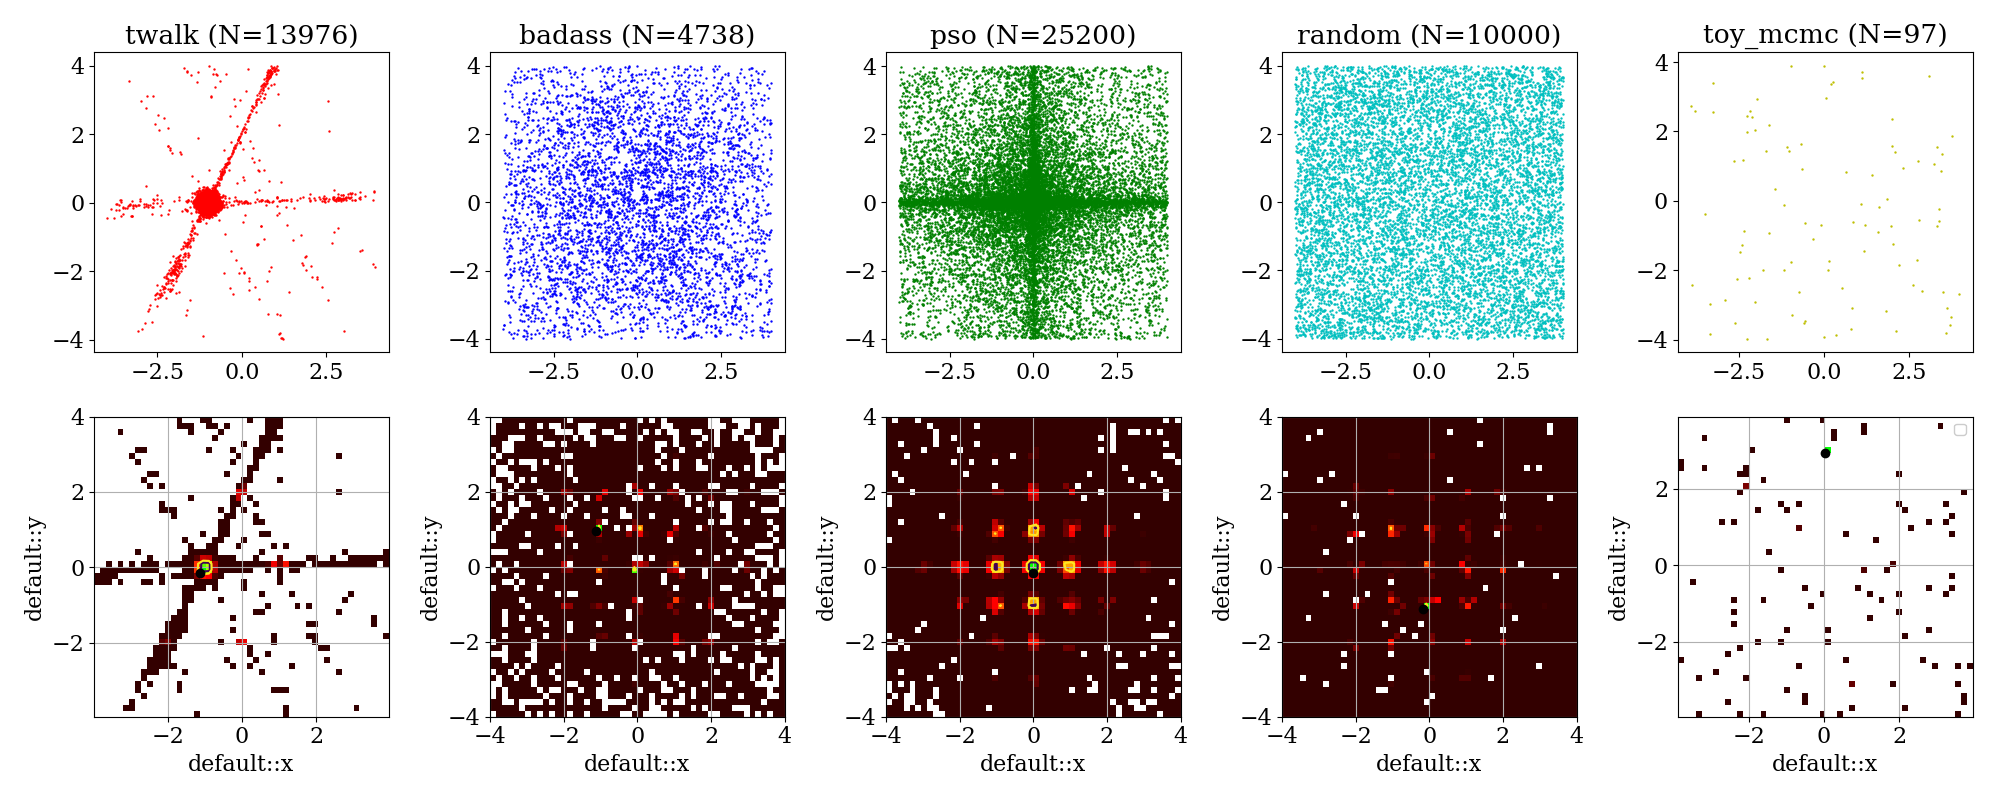

Write Python code to recreate this figure.
"""Demo script which runs all the (serious) scanners to which pyScannerBit has access"""

import numpy as np
import math
import pyscannerbit.scan as sb
import matplotlib.pyplot as plt

from mpi4py import MPI
rank = MPI.COMM_WORLD.Get_rank()
size = MPI.COMM_WORLD.Get_size()

# Regenerate scan data?
new_scans = True

# Test function
def rastrigin(scan,x,y,z):
    X = [x,y,z]
    A = 10
    return - (A + sum([(x**2 - A * np.cos(2 * math.pi * x)) for x in X]))

# Prior transformation from unit hypercube
def prior(vec, map):
    map["x"] = -4 + 8*vec[0] # flat prior over [-4,4]
    map["y"] = -4 + 8*vec[1]
    map["z"] = -4 + 8*vec[2]

# Settings for quick and dirty scans. Won't do very well, because the test function is
# actually rather tough!
# Don't have to specify all scanner options; anything missing will revert to defaults (see defaults.py)
scanner_options = {}
scanner_options["multinest"] = {"tol": 0.5, "nlive": 100} 
scanner_options["polychord"] = {"tol": 1.0, "nlive": 20} 
scanner_options["diver"]     = {"convthresh": 1e-2, "NP": 300} 
scanner_options["twalk"]     = {"sqrtR": 1.05}
scanner_options["random"]    = {"point_number": 10000}
scanner_options["toy_mcmc"]  = {"point_number": 10} # Acceptance ratio is really bad with this scanner, so don't ask for much
scanner_options["badass"  ]  = {"points": 1000, "jumps": 10}
scanner_options["pso"]       = {"NP": 400}

#scanners = ["multinest","polychord","diver","twalk"]
#colors = ["r","m","b","g"]
scanners = ["twalk","badass","pso"]
colors = ["r","b","g"]
if size is 1:
    scanners += ["random","toy_mcmc"] # "random" and "toy_mcmc" seem to not be MPI compatible. Should make GAMBIT throw an error about this, or fix them.
    colors += ["c","y"]

# Test just one scanner
#scanners = ["pso"]
#colors = ["r"]

Nscans = len(scanners)
results = {}

# Do all scans
for s in scanners:
    # Create scan manager object
    # (prior_types argument currently does nothing)
    myscan = sb.Scan(rastrigin, prior_func=prior, scanner=s, scanner_options=scanner_options[s])
    if new_scans:
        print("Running scan with {}".format(s))
        myscan.scan()
    else:
        print("Retrieving results from previous {} scan".format(s)) 
    results[s] = myscan.get_hdf5()
        
# Plot results
# Only want to do this on one process
if rank is 0:
    fig = plt.figure(figsize=(4*Nscans,8))
    for i,(s,c) in enumerate(zip(scanners,colors)):
        x,y = results[s].get_params(["x","y"])
        ax = fig.add_subplot(2,Nscans,i+1)
        ax.set_title("{0} (N={1})".format(s,len(x)))
        ax.scatter(x,y,c=c,label=s,s=0.5)
        ax = fig.add_subplot(2,Nscans,i+1+Nscans)
        results[s].plot_profile_likelihood(ax,"x","y") 
    
    ax.legend(loc=1, frameon=True, framealpha=1, prop={'size':10}) 
    plt.tight_layout()
    fig.savefig("test_all_scanners.png")


